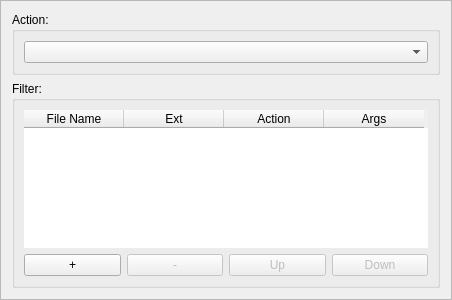
<?xml version="1.0" encoding="UTF-8"?>
<ui version="4.0">
 <class>ActionSettings</class>
 <widget class="QFrame" name="ActionSettings">
  <property name="geometry">
   <rect>
    <x>0</x>
    <y>0</y>
    <width>452</width>
    <height>300</height>
   </rect>
  </property>
  <property name="minimumSize">
   <size>
    <width>452</width>
    <height>300</height>
   </size>
  </property>
  <property name="windowTitle">
   <string>Frame</string>
  </property>
  <property name="toolTip">
   <string>Action Settings for Enabling Events and Filtering...</string>
  </property>
  <property name="frameShape">
   <enum>QFrame::StyledPanel</enum>
  </property>
  <property name="frameShadow">
   <enum>QFrame::Raised</enum>
  </property>
  <layout class="QGridLayout" name="gridLayout">
   <item row="0" column="0">
    <widget class="QGroupBox" name="groupBox_2">
     <property name="toolTip">
      <string>Select An Action to set up Filters.</string>
     </property>
     <property name="title">
      <string>Action:</string>
     </property>
     <layout class="QGridLayout" name="gridLayout_8">
      <item row="0" column="0">
       <widget class="QComboBox" name="ActionList"/>
      </item>
     </layout>
    </widget>
   </item>
   <item row="1" column="0">
    <widget class="QGroupBox" name="groupBox">
     <property name="toolTip">
      <string>&lt;!DOCTYPE HTML PUBLIC &quot;-//W3C//DTD HTML 4.0//EN&quot; &quot;http://www.w3.org/TR/REC-html40/strict.dtd&quot;&gt;
&lt;html&gt;&lt;head&gt;&lt;meta name=&quot;qrichtext&quot; content=&quot;1&quot; /&gt;&lt;style type=&quot;text/css&quot;&gt;
p, li { white-space: pre-wrap; }
&lt;/style&gt;&lt;/head&gt;&lt;body style=&quot; font-family:'Lucida Grande'; font-size:13pt; font-weight:400; font-style:normal;&quot;&gt;
&lt;p style=&quot; margin-top:0px; margin-bottom:0px; margin-left:0px; margin-right:0px; -qt-block-indent:0; text-indent:0px;&quot;&gt;Enter Filenames, Extensions &amp;amp; the Specified Actions to perform.&lt;/p&gt;
&lt;p style=&quot; margin-top:0px; margin-bottom:0px; margin-left:0px; margin-right:0px; -qt-block-indent:0; text-indent:0px;&quot;&gt;The special command Args available are:&lt;/p&gt;
&lt;p style=&quot; margin-top:0px; margin-bottom:0px; margin-left:0px; margin-right:0px; -qt-block-indent:0; text-indent:0px;&quot;&gt;%P = The Fully Qualified Filename.&lt;/p&gt;
&lt;p style=&quot; margin-top:0px; margin-bottom:0px; margin-left:0px; margin-right:0px; -qt-block-indent:0; text-indent:0px;&quot;&gt;%F = The Filename of the file.&lt;/p&gt;
&lt;p style=&quot; margin-top:0px; margin-bottom:0px; margin-left:0px; margin-right:0px; -qt-block-indent:0; text-indent:0px;&quot;&gt;%T = Current Time (hhmmss).&lt;/p&gt;
&lt;p style=&quot; margin-top:0px; margin-bottom:0px; margin-left:0px; margin-right:0px; -qt-block-indent:0; text-indent:0px;&quot;&gt;%D = Date (yymmdd).&lt;/p&gt;
&lt;p style=&quot; margin-top:0px; margin-bottom:0px; margin-left:0px; margin-right:0px; -qt-block-indent:0; text-indent:0px;&quot;&gt;%S = Seconds (ss).&lt;/p&gt;
&lt;p style=&quot; margin-top:0px; margin-bottom:0px; margin-left:0px; margin-right:0px; -qt-block-indent:0; text-indent:0px;&quot;&gt;%m = min (mm).&lt;/p&gt;
&lt;p style=&quot; margin-top:0px; margin-bottom:0px; margin-left:0px; margin-right:0px; -qt-block-indent:0; text-indent:0px;&quot;&gt;%M = Month(MM).&lt;/p&gt;
&lt;p style=&quot; margin-top:0px; margin-bottom:0px; margin-left:0px; margin-right:0px; -qt-block-indent:0; text-indent:0px;&quot;&gt;&lt;span style=&quot; font-family:'Courier New,courier'; color:#c0c0c0;&quot;&gt;        &lt;/span&gt;&lt;/p&gt;&lt;/body&gt;&lt;/html&gt;</string>
     </property>
     <property name="title">
      <string>Filter:</string>
     </property>
     <layout class="QGridLayout" name="gridLayout_20">
      <item row="0" column="0" colspan="4">
       <widget class="QTableWidget" name="MimeTable">
        <property name="frameShape">
         <enum>QFrame::NoFrame</enum>
        </property>
        <property name="frameShadow">
         <enum>QFrame::Raised</enum>
        </property>
        <property name="lineWidth">
         <number>0</number>
        </property>
        <property name="columnCount">
         <number>4</number>
        </property>
        <column>
         <property name="text">
          <string>File Name</string>
         </property>
        </column>
        <column>
         <property name="text">
          <string>Ext</string>
         </property>
        </column>
        <column>
         <property name="text">
          <string>Action</string>
         </property>
        </column>
        <column>
         <property name="text">
          <string>Args</string>
         </property>
        </column>
       </widget>
      </item>
      <item row="1" column="0">
       <widget class="QPushButton" name="FT_AddButton">
        <property name="toolTip">
         <string>Click to add a new Filter.</string>
        </property>
        <property name="text">
         <string>+</string>
        </property>
       </widget>
      </item>
      <item row="1" column="1">
       <widget class="QPushButton" name="FT_DelButton">
        <property name="enabled">
         <bool>false</bool>
        </property>
        <property name="toolTip">
         <string>Click to Remove a File Filter</string>
        </property>
        <property name="text">
         <string>-</string>
        </property>
       </widget>
      </item>
      <item row="1" column="2">
       <widget class="QPushButton" name="FT_UpButton">
        <property name="enabled">
         <bool>false</bool>
        </property>
        <property name="toolTip">
         <string>Click to Move a Rule Up</string>
        </property>
        <property name="text">
         <string>Up</string>
        </property>
       </widget>
      </item>
      <item row="1" column="3">
       <widget class="QPushButton" name="FT_DnButton">
        <property name="enabled">
         <bool>false</bool>
        </property>
        <property name="toolTip">
         <string>Click to Move a Rule Down.</string>
        </property>
        <property name="text">
         <string>Down</string>
        </property>
       </widget>
      </item>
     </layout>
    </widget>
   </item>
  </layout>
 </widget>
 <resources/>
 <connections/>
</ui>
